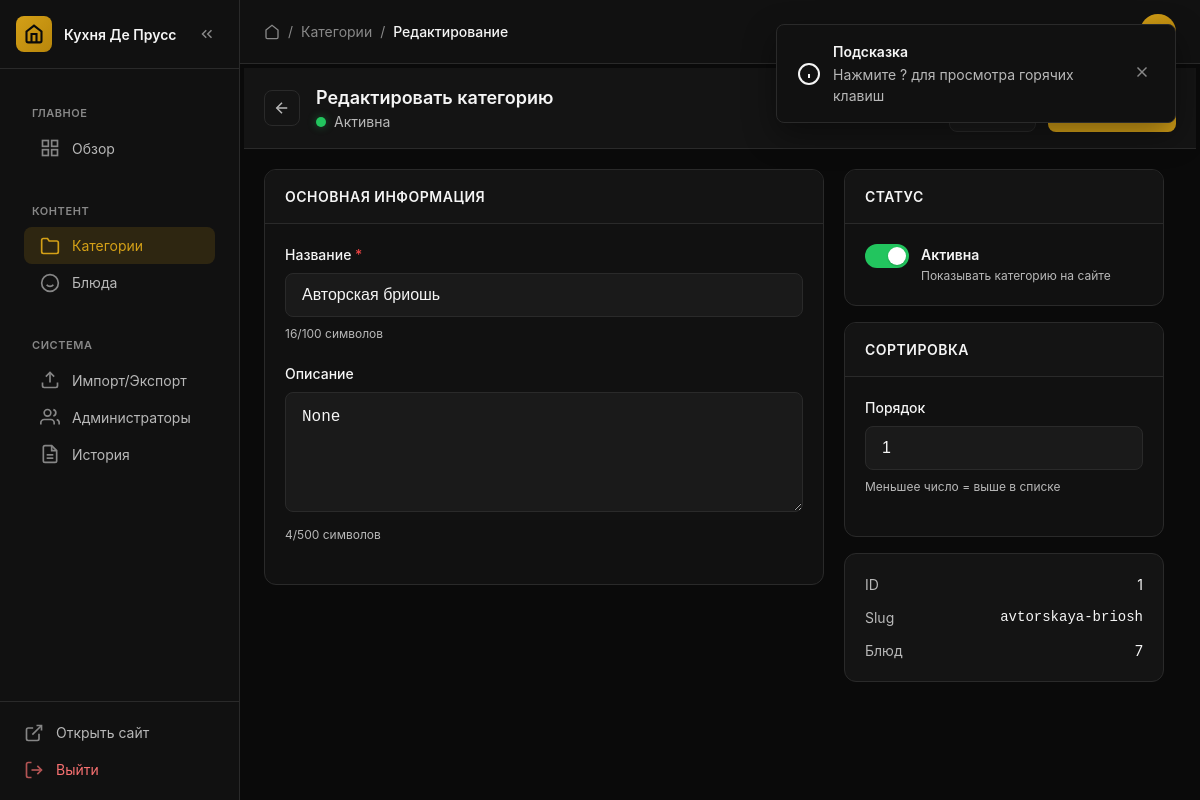
Screenshot of /admin/categories/1/edit (signed in) with the database file from the repository.
### app/models/category.py (models this page shows, shortened)
class Category(Base):
    __tablename__ = "categories"
    id = Column(Integer, primary_key=True, autoincrement=True)
    name = Column(String(100), nullable=False)
    slug = Column(String(100), unique=True, nullable=False, index=True)
    description = Column(Text, nullable=True)
    sort_order = Column(Integer, default=0)
    is_active = Column(Boolean, default=True)
    created_at = Column(DateTime(timezone=True), server_default=func.now())
    updated_at = Column(DateTime(timezone=True), server_default=func.now(), onupdate=func.now())
    dishes = relationship("Dish", back_populates="category", lazy="selectin")

### app/api/admin/categories/crud.py (the view)
@router.get("/categories/{cat_id}/edit", response_class=HTMLResponse)
async def category_edit(
    request: Request,
    cat_id: int,
    admin: AdminUser = Depends(get_current_admin),
    db: AsyncSession = Depends(get_db)
):
    result = await db.execute(select(Category).where(Category.id == cat_id))
    category = result.scalar_one_or_none()
    if not category:
        raise HTTPException(status_code=404)
    return templates.TemplateResponse(
        "admin/category_form.html",
        {"request": request, "admin": admin, "category": category}
    )

### app/templates/admin/category_form.html (shortened to what this page needs)
{% extends "admin/base.html" %}
{% block breadcrumbs %}
<a href="/admin" class="admin-breadcrumbs__item">
    <svg width="16" height="16" viewBox="0 0 24 24" fill="none" stroke="currentColor" stroke-width="2">
        <path d="M3 9l9-7 9 7v11a2 2 0 0 1-2 2H5a2 2 0 0 1-2-2z"></path>
    </svg>
</a>
<span class="admin-breadcrumbs__separator">/</span>
<a href="/admin/categories" class="admin-breadcrumbs__item">Категории</a>
<span class="admin-breadcrumbs__separator">/</span>
<span class="admin-breadcrumbs__current">{{ 'Редактирование' if category else 'Создание' }}</span>
{% endblock %}
{% block content %}
<form method="POST" action="{{ '/admin/categories/' ~ category.id if category else '/admin/categories' }}" id="categoryForm" class="form-page">
    <div class="form-sticky-header">
        <div class="form-sticky-header__left">
            <a href="/admin/categories" class="btn btn--icon" title="Назад к списку">
                <svg width="18" height="18" viewBox="0 0 24 24" fill="none" stroke="currentColor" stroke-width="2">
                    <line x1="19" y1="12" x2="5" y2="12"></line>
                    <polyline points="12 19 5 12 12 5"></polyline>
                </svg>
            </a>
            <div class="form-sticky-header__title">
                <h1>{{ 'Редактировать категорию' if category else 'Новая категория' }}</h1>
                <span class="form-sticky-header__status" id="formStatus">
                    {% if category %}
                    <span class="status-dot status-dot--{{ 'success' if category.is_active else 'warning' }}"></span>
                    {{ 'Активна' if category.is_active else 'Скрыта' }}
                    {% else %}
                    Черновик
                    {% endif %}
                </span>
            </div>
        </div>
        <div class="form-sticky-header__actions">
            <a href="/admin/categories" class="btn btn--secondary">Отмена</a>
            <button type="submit" class="btn btn--primary" id="submitBtn">
            </button>
        </div>
    </div>
    <div class="form-layout form-layout--narrow">
        <div class="form-layout__main">
            <div class="form-card">
                <div class="form-card__header">
                    <h3 class="form-card__title">Основная информация</h3>
                </div>
                <div class="form-card__body">
                    <div class="form-group">
                        <label class="form-label form-label--required" for="name">Название</label>
                        <input type="text" id="name" name="name" class="form-input" placeholder="Например: Горячие блюда"
                               value="{{ category.name if category else '' }}" required maxlength="100">
                        <p class="form-hint"><span id="nameCount">0</span>/100 символов</p>
                    </div>
                    <div class="form-group">
                        <label class="form-label" for="description">Описание</label>
                        <textarea id="description" name="description" class="form-input form-textarea"
                                  placeholder="Краткое описание категории (необязательно)"
                                  rows="3" maxlength="500">{{ category.description if category else '' }}</textarea>
                        <p class="form-hint"><span id="descCount">0</span>/500 символов</p>
                    </div>
                </div>
            </div>
        </div>
        <div class="form-layout__sidebar">
            <div class="form-card">
                <div class="form-card__header">
                    <h3 class="form-card__title">Статус</h3>
                </div>
                <div class="form-card__body">
                    <div class="form-toggle-group">
                        <label class="form-toggle">
                            <span class="form-toggle__slider"></span>
                            <span class="form-toggle__label">
                                <strong>Активна</strong>
                                <small>Показывать категорию на сайте</small>
                            </span>
                        </label>
                    </div>
                </div>
            </div>
            <div class="form-card">
                <div class="form-card__header">
                    <h3 class="form-card__title">Сортировка</h3>
                </div>
                <div class="form-card__body">
                    <div class="form-group">
                        <label class="form-label" for="sort_order">Порядок</label>
                        <input type="number" id="sort_order" name="sort_order" class="form-input" min="0"
                               value="{{ category.sort_order if category else 0 }}">
                        <p class="form-hint">Меньшее число = выше в списке</p>
                    </div>
                </div>
            </div>
            {% if category %}
            <div class="form-card form-card--muted">
                <div class="form-card__body">
                    <div class="form-info-list">
                        <div class="form-info-item">
                            <span class="form-info-item__label">ID</span>
                            <span class="form-info-item__value">{{ category.id }}</span>
                        </div>
                        <div class="form-info-item">
                            <span class="form-info-item__label">Slug</span>
                            <code class="form-info-item__value">{{ category.slug }}</code>
                        </div>
                        <div class="form-info-item">
                            <span class="form-info-item__label">Блюд</span>
                            <span class="form-info-item__value">{{ category.dishes|length }}</span>
                        </div>
                    </div>
                </div>
            </div>
            {% endif %}
        </div>
    </div>
</form>
{% endblock %}

### static/css/admin/base/_variables.css (style rules this page uses)
:root { --color-primary: #D4A017; --color-primary-hover: #E8B923; --color-primary-dark: #B8860B; --color-primary-rgb: 212, 160, 23; --color-bg: #0A0A0A; --color-bg-primary: #0A0A0A; --color-bg-secondary: #141414; --color-bg-tertiary: #1A1A1A; --color-bg-card: #111111; --color-bg-elevated: #1A1A1A; --color-bg-hover: #222222; --color-bg-accent: rgba(212, 160, 23, 0.1); --color-text: #F5F5F5; --color-text-primary: #F5F5F5; --color-text-secondary: #B8B8B8; --color-text-muted: #888888; --color-text-tertiary: #666666; --color-border: #2A2A2A; --color-border-hover: #3A3A3A; --color-success: #22C55E; --color-success-text: #4ADE80; --color-success-bg: rgba(34, 197, 94, 0.15); --color-danger: #EF4444; --color-danger-text: #F87171; --color-danger-bg: rgba(239, 68, 68, 0.15); --color-warning: #F59E0B; --color-warning-text: #FBBF24; --color-warning-bg: rgba(245, 158, 11, 0.15); --color-info: #3B82F6; --color-info-text: #60A5FA; --color-info-bg: rgba(59, 130, 246, 0.15); --space-1: 0.25rem; --space-2: 0.5rem; --space-3: 0.75rem; --space-4: 1rem; --space-5: 1.25rem; --space-6: 1.5rem; --space-8: 2rem; --space-10: 2.5rem; --space-12: 3rem; --text-xs: 0.75rem; --text-sm: 0.875rem; --text-base: 1rem; --text-lg: 1.125rem; --text-xl: 1.5rem; --text-2xl: 2rem; --font-mono: ui-monospace, SFMono-Regular, "SF Mono", Menlo, Consolas, monospace; --radius-sm: 6px; --radius-md: 8px; --radius-lg: 12px; --radius-full: 9999px; --shadow-sm: 0 1px 2px rgba(0,0,0,0.2); --shadow-md: 0 4px 12px rgba(0,0,0,0.3); --shadow-lg: 0 12px 32px rgba(0,0,0,0.4); --transition: 0.15s ease; --sidebar-width: 240px; --sidebar-collapsed-width: 72px; --header-height: 64px; }

### static/css/admin/layouts/_header.css (style rules this page uses)
.admin-breadcrumbs__item { display: flex; align-items: center; color: var(--color-text-muted); transition: var(--transition); }
.admin-breadcrumbs__item svg { width: 16px; height: 16px; }
.admin-breadcrumbs__separator { color: var(--color-text-muted); }
.admin-breadcrumbs__current { color: var(--color-text); font-weight: 500; }

### static/css/admin/components/_buttons.css (style rules this page uses)
.btn { display: inline-flex; align-items: center; gap: var(--space-2); padding: var(--space-3) var(--space-4); font-size: var(--text-sm); font-weight: 500; border-radius: var(--radius-md); border: none; cursor: pointer; transition: all var(--transition); text-decoration: none; white-space: nowrap; }
.btn svg { width: 18px; height: 18px; }
.btn--primary { background: var(--color-primary); color: var(--color-bg); }
.btn--secondary { background: var(--color-bg-elevated); color: var(--color-text); border: 1px solid var(--color-border); }

### static/css/admin/components/_forms.css (style rules this page uses)
.form-group { margin-bottom: var(--space-5); }
.form-label { display: block; font-size: var(--text-sm); font-weight: 500; color: var(--color-text); margin-bottom: var(--space-2); }
.form-label--required::after { content: ' *'; color: var(--color-danger); }
.form-input { width: 100%; padding: var(--space-3) var(--space-4); font-size: var(--text-base); background: var(--color-bg-elevated); border: 1px solid var(--color-border); border-radius: var(--radius-md); color: var(--color-text); transition: all var(--transition); }
.form-input::placeholder { color: var(--color-text-muted); }
.form-textarea { min-height: 120px; resize: vertical; line-height: 1.6; }
.form-hint { font-size: var(--text-xs); color: var(--color-text-secondary); margin-top: var(--space-2); }

### static/css/admin/components/_badges.css (style rules this page uses)
.status-dot { display: block; width: 10px; height: 10px; border-radius: 50%; background: var(--color-text-muted); }
.status-dot--success { background: var(--color-success); box-shadow: 0 0 8px rgba(34, 197, 94, 0.4); }

### static/css/admin/components/_toggle.css (style rules this page uses)
.form-toggle-group { display: flex; flex-direction: column; gap: var(--space-3); }
.form-toggle { display: flex; align-items: flex-start; gap: var(--space-3); cursor: pointer; }
.form-toggle__slider { position: relative; width: 44px; height: 24px; background: var(--color-bg-tertiary); border-radius: 24px; transition: 0.2s; flex-shrink: 0; }
.form-toggle__slider::before { position: absolute; content: ""; height: 18px; width: 18px; left: 3px; top: 3px; background: white; border-radius: 50%; transition: 0.2s; box-shadow: var(--shadow-sm); }
.form-toggle input:checked + .form-toggle__slider { background: var(--color-success); }
.form-toggle input:checked + .form-toggle__slider::before { transform: translateX(20px); }
.form-toggle__label { display: flex; flex-direction: column; gap: 2px; }
.form-toggle__label strong { font-size: var(--text-sm); font-weight: 600; color: var(--color-text-primary); }
.form-toggle__label small { font-size: var(--text-xs); color: var(--color-text-secondary); }

### rows the page displays
Category: is_active "Активна", name "Авторская бриошь", description "None", sort_order "1", id "1", slug "avtorskaya-briosh"

### other values shown
{{ 'Редактирование' if category else 'Создание' }} "Редактирование"
{{ 'Редактировать категорию' if category else 'Новая категория' }} "Редактировать категорию"
{{ category.dishes|length }} "7"
